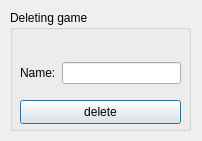
<?xml version="1.0" encoding="UTF-8"?>
<ui version="4.0">
 <class>Dialog_delete</class>
 <widget class="QDialog" name="Dialog_delete">
  <property name="geometry">
   <rect>
    <x>0</x>
    <y>0</y>
    <width>202</width>
    <height>141</height>
   </rect>
  </property>
  <property name="windowTitle">
   <string>Dialog</string>
  </property>
  <widget class="QGroupBox" name="groupBox">
   <property name="geometry">
    <rect>
     <x>10</x>
     <y>10</y>
     <width>181</width>
     <height>121</height>
    </rect>
   </property>
   <property name="title">
    <string>Deleting game</string>
   </property>
   <widget class="QPushButton" name="pushButton_del">
    <property name="geometry">
     <rect>
      <x>10</x>
      <y>90</y>
      <width>161</width>
      <height>24</height>
     </rect>
    </property>
    <property name="text">
     <string>delete</string>
    </property>
   </widget>
   <widget class="QWidget" name="">
    <property name="geometry">
     <rect>
      <x>10</x>
      <y>50</y>
      <width>161</width>
      <height>26</height>
     </rect>
    </property>
    <layout class="QHBoxLayout" name="horizontalLayout">
     <item>
      <widget class="QLabel" name="label">
       <property name="text">
        <string>Name:</string>
       </property>
      </widget>
     </item>
     <item>
      <widget class="QLineEdit" name="lineEdit_name"/>
     </item>
    </layout>
   </widget>
  </widget>
 </widget>
 <resources/>
 <connections/>
</ui>
